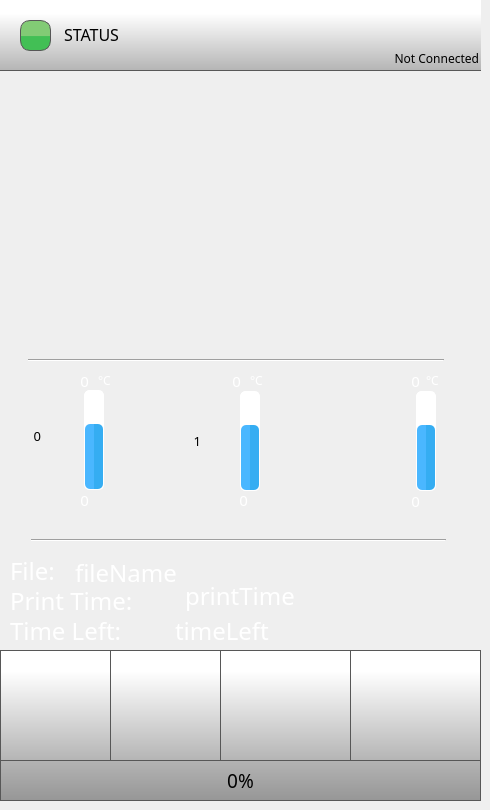
    <widget class="QWidget" name="homePage">
     <widget class="QPushButton" name="playPauseButton">
      <property name="geometry">
       <rect>
        <x>220</x>
        <y>650</y>
        <width>131</width>
        <height>111</height>
       </rect>
      </property>
      <property name="minimumSize">
       <size>
        <width>0</width>
        <height>0</height>
       </size>
      </property>
      <property name="font">
       <font>
        <family>Roboto</family>
       </font>
      </property>
      <property name="styleSheet">
       <string notr="true">QPushButton {
    border: 1px solid rgb(87, 87, 87);
	background-color: qlineargradient(spread:pad, x1:0, y1:1, x2:0, y2:0.188, stop:0 rgba(180, 180, 180, 255), stop:1 rgba(255, 255, 255, 255));
    
}

QPushButton:pressed {

    background-color: qlineargradient(x1: 0, y1: 0, x2: 0, y2: 1,
                                      stop: 0 #dadbde, stop: 1 #f6f7fa);
}

QPushButton:flat {
    border: none; /* no border for a flat push button */
}

QPushButton:default {
    border-color: navy; /* make the default button prominent */
}

QPushButton:focus {
	outline: none;
}</string>
      </property>
      <property name="text">
       <string/>
      </property>
      <property name="icon">
       <iconset>
        <normaloff>templates/img/play-button.png</normaloff>
        <normalon>templates/img/pause-button.png</normalon>templates/img/play-button.png</iconset>
      </property>
      <property name="iconSize">
       <size>
        <width>40</width>
        <height>40</height>
       </size>
      </property>
      <property name="checkable">
       <bool>true</bool>
      </property>
      <property name="checked">
       <bool>false</bool>
      </property>
      <property name="autoDefault">
       <bool>false</bool>
      </property>
      <property name="default">
       <bool>false</bool>
      </property>
      <property name="flat">
       <bool>false</bool>
      </property>
     </widget>
     <widget class="QPushButton" name="stopButton">
      <property name="geometry">
       <rect>
        <x>350</x>
        <y>650</y>
        <width>131</width>
        <height>111</height>
       </rect>
      </property>
      <property name="minimumSize">
       <size>
        <width>0</width>
        <height>0</height>
       </size>
      </property>
      <property name="font">
       <font>
        <family>Roboto</family>
       </font>
      </property>
      <property name="styleSheet">
       <string notr="true">QPushButton {
    border: 1px solid rgb(87, 87, 87);

	background-color: qlineargradient(spread:pad, x1:0, y1:1, x2:0, y2:0.188, stop:0 rgba(180, 180, 180, 255), stop:1 rgba(255, 255, 255, 255));
}

QPushButton:pressed {
    background-color: qlineargradient(x1: 0, y1: 0, x2: 0, y2: 1,
                                      stop: 0 #dadbde, stop: 1 #f6f7fa);
}

QPushButton:flat {
    border: none; /* no border for a flat push button */
}

QPushButton:default {
    border-color: navy; /* make the default button prominent */
}

QPushButton:focus {
	outline: none;
}</string>
      </property>
      <property name="text">
       <string/>
      </property>
      <property name="icon">
       <iconset>
        <normaloff>templates/img/video-player-stop-button.png</normaloff>templates/img/video-player-stop-button.png</iconset>
      </property>
      <property name="iconSize">
       <size>
        <width>30</width>
        <height>30</height>
       </size>
      </property>
     </widget>
     <widget class="QLabel" name="tool0Label">
      <property name="geometry">
       <rect>
        <x>30</x>
        <y>420</y>
        <width>35</width>
        <height>35</height>
       </rect>
      </property>
      <property name="font">
       <font>
        <family>Gotham Medium</family>
        <pointsize>14</pointsize>
        <weight>50</weight>
        <bold>false</bold>
        <underline>false</underline>
        <strikeout>false</strikeout>
       </font>
      </property>
      <property name="styleSheet">
       <string notr="true">
   color:  white;</string>
      </property>
      <property name="text">
       <string/>
      </property>
      <property name="pixmap">
       <pixmap>templates/img/Nozzle.png</pixmap>
      </property>
      <property name="scaledContents">
       <bool>true</bool>
      </property>
     </widget>
     <widget class="QLabel" name="FileNameLabel">
      <property name="geometry">
       <rect>
        <x>10</x>
        <y>560</y>
        <width>61</width>
        <height>21</height>
       </rect>
      </property>
      <property name="font">
       <font>
        <family>Gotham</family>
        <pointsize>18</pointsize>
        <weight>50</weight>
        <bold>false</bold>
       </font>
      </property>
      <property name="styleSheet">
       <string notr="true">color: rgb(255, 255, 255);</string>
      </property>
      <property name="text">
       <string>File:</string>
      </property>
     </widget>
     <widget class="QLabel" name="printTimeLabel">
      <property name="geometry">
       <rect>
        <x>10</x>
        <y>590</y>
        <width>171</width>
        <height>21</height>
       </rect>
      </property>
      <property name="font">
       <font>
        <family>Gotham</family>
        <pointsize>18</pointsize>
        <weight>50</weight>
        <bold>false</bold>
       </font>
      </property>
      <property name="styleSheet">
       <string notr="true">color: rgb(255, 255, 255);</string>
      </property>
      <property name="text">
       <string>Print Time:</string>
      </property>
     </widget>
     <widget class="QLabel" name="fileName">
      <property name="geometry">
       <rect>
        <x>75</x>
        <y>560</y>
        <width>401</width>
        <height>25</height>
       </rect>
      </property>
      <property name="font">
       <font>
        <family>Gotham</family>
        <pointsize>18</pointsize>
       </font>
      </property>
      <property name="styleSheet">
       <string notr="true">color: rgb(255, 255, 255);
background-color: rgba(255, 255, 255, 0);</string>
      </property>
      <property name="text">
       <string>fileName</string>
      </property>
      <property name="scaledContents">
       <bool>true</bool>
      </property>
      <property name="wordWrap">
       <bool>false</bool>
      </property>
     </widget>
     <widget class="QLabel" name="printTime">
      <property name="geometry">
       <rect>
        <x>185</x>
        <y>580</y>
        <width>281</width>
        <height>31</height>
       </rect>
      </property>
      <property name="font">
       <font>
        <family>Gotham</family>
        <pointsize>18</pointsize>
       </font>
      </property>
      <property name="styleSheet">
       <string notr="true">color: rgb(255, 255, 255);
background-color: rgba(255, 255, 255, 0);</string>
      </property>
      <property name="text">
       <string>printTime</string>
      </property>
     </widget>
     <widget class="QLabel" name="timeLeftLabel">
      <property name="geometry">
       <rect>
        <x>10</x>
        <y>620</y>
        <width>161</width>
        <height>21</height>
       </rect>
      </property>
      <property name="font">
       <font>
        <family>Gotham</family>
        <pointsize>18</pointsize>
        <weight>50</weight>
        <bold>false</bold>
       </font>
      </property>
      <property name="styleSheet">
       <string notr="true">color: rgb(255, 255, 255);</string>
      </property>
      <property name="text">
       <string>Time Left:</string>
      </property>
     </widget>
     <widget class="QProgressBar" name="bedTempBar">
      <property name="geometry">
       <rect>
        <x>416</x>
        <y>391</y>
        <width>20</width>
        <height>100</height>
       </rect>
      </property>
      <property name="styleSheet">
       <string notr="true">QProgressBar::chunk {
    border-radius: 5px;
	background-color: qlineargradient(spread:pad, x1:0.517, y1:0, x2:0.522, y2:0, stop:0.0336134 rgba(74, 183, 255, 255), stop:1 rgba(53, 173, 242, 255));
}

QProgressBar {
    border: 1px solid white;
    border-radius: 5px;
}
</string>
      </property>
      <property name="maximum">
       <number>300</number>
      </property>
      <property name="value">
       <number>200</number>
      </property>
      <property name="alignment">
       <set>Qt::AlignCenter</set>
      </property>
      <property name="textVisible">
       <bool>false</bool>
      </property>
      <property name="orientation">
       <enum>Qt::Vertical</enum>
      </property>
      <property name="format">
       <string>%v</string>
      </property>
     </widget>
     <widget class="QLabel" name="bedLabel">
      <property name="geometry">
       <rect>
        <x>360</x>
        <y>410</y>
        <width>55</width>
        <height>55</height>
       </rect>
      </property>
      <property name="font">
       <font>
        <family>Gotham Medium</family>
        <pointsize>14</pointsize>
        <weight>50</weight>
        <bold>false</bold>
        <underline>false</underline>
        <strikeout>false</strikeout>
       </font>
      </property>
      <property name="styleSheet">
       <string notr="true">
   color:  white;
background-color: rgba(255, 255, 255, 0);</string>
      </property>
      <property name="text">
       <string/>
      </property>
      <property name="pixmap">
       <pixmap>templates/img/bed.png</pixmap>
      </property>
      <property name="scaledContents">
       <bool>true</bool>
      </property>
     </widget>
     <widget class="QLabel" name="tool0TargetTemperature">
      <property name="geometry">
       <rect>
        <x>48</x>
        <y>370</y>
        <width>41</width>
        <height>21</height>
       </rect>
      </property>
      <property name="font">
       <font>
        <family>Gotham</family>
        <pointsize>11</pointsize>
        <weight>50</weight>
        <bold>false</bold>
        <underline>false</underline>
        <strikeout>false</strikeout>
       </font>
      </property>
      <property name="styleSheet">
       <string notr="true">
   color:  white;
background-color: rgba(255, 255, 255, 0);</string>
      </property>
      <property name="text">
       <string>0</string>
      </property>
      <property name="alignment">
       <set>Qt::AlignRight|Qt::AlignTrailing|Qt::AlignVCenter</set>
      </property>
     </widget>
     <widget class="QProgressBar" name="tool0TempBar">
      <property name="geometry">
       <rect>
        <x>84</x>
        <y>390</y>
        <width>20</width>
        <height>100</height>
       </rect>
      </property>
      <property name="styleSheet">
       <string notr="true">QProgressBar::chunk {
    border-radius: 5px;
	background-color: qlineargradient(spread:pad, x1:0.517, y1:0, x2:0.522, y2:0, stop:0.0336134 rgba(74, 183, 255, 255), stop:1 rgba(53, 173, 242, 255));
}

QProgressBar {
    border: 1px solid white;
    border-radius: 5px;
}
</string>
      </property>
      <property name="maximum">
       <number>300</number>
      </property>
      <property name="value">
       <number>200</number>
      </property>
      <property name="alignment">
       <set>Qt::AlignCenter</set>
      </property>
      <property name="textVisible">
       <bool>false</bool>
      </property>
      <property name="orientation">
       <enum>Qt::Vertical</enum>
      </property>
      <property name="format">
       <string>%v</string>
      </property>
     </widget>
     <widget class="QLabel" name="tool0ActualTemperature">
      <property name="geometry">
       <rect>
        <x>40</x>
        <y>490</y>
        <width>49</width>
        <height>20</height>
       </rect>
      </property>
      <property name="font">
       <font>
        <family>Gotham</family>
        <pointsize>11</pointsize>
        <weight>50</weight>
        <bold>false</bold>
        <underline>false</underline>
        <strikeout>false</strikeout>
       </font>
      </property>
      <property name="styleSheet">
       <string notr="true">
   color:  white;
background-color: rgba(0, 0, 0, 0);</string>
      </property>
      <property name="text">
       <string>0</string>
      </property>
      <property name="alignment">
       <set>Qt::AlignRight|Qt::AlignTrailing|Qt::AlignVCenter</set>
      </property>
     </widget>
     <widget class="QLabel" name="bedActualTemperatute">
      <property name="geometry">
       <rect>
        <x>373</x>
        <y>490</y>
        <width>47</width>
        <height>21</height>
       </rect>
      </property>
      <property name="font">
       <font>
        <family>Gotham</family>
        <pointsize>11</pointsize>
        <weight>50</weight>
        <bold>false</bold>
        <underline>false</underline>
        <strikeout>false</strikeout>
       </font>
      </property>
      <property name="styleSheet">
       <string notr="true">
   color:  white;
background-color: rgba(0, 0, 0, 0);</string>
      </property>
      <property name="text">
       <string>0</string>
      </property>
      <property name="alignment">
       <set>Qt::AlignRight|Qt::AlignTrailing|Qt::AlignVCenter</set>
      </property>
     </widget>
     <widget class="QLabel" name="bedTargetTemperature">
      <property name="geometry">
       <rect>
        <x>379</x>
        <y>370</y>
        <width>41</width>
        <height>21</height>
       </rect>
      </property>
      <property name="font">
       <font>
        <family>Gotham</family>
        <pointsize>11</pointsize>
        <weight>50</weight>
        <bold>false</bold>
        <underline>false</underline>
        <strikeout>false</strikeout>
       </font>
      </property>
      <property name="styleSheet">
       <string notr="true">
   color:  white;
background-color: rgba(255, 255, 255, 0);</string>
      </property>
      <property name="text">
       <string>0</string>
      </property>
      <property name="alignment">
       <set>Qt::AlignRight|Qt::AlignTrailing|Qt::AlignVCenter</set>
      </property>
     </widget>
     <widget class="QPushButton" name="menuButton">
      <property name="geometry">
       <rect>
        <x>0</x>
        <y>650</y>
        <width>111</width>
        <height>111</height>
       </rect>
      </property>
      <property name="minimumSize">
       <size>
        <width>0</width>
        <height>0</height>
       </size>
      </property>
      <property name="font">
       <font>
        <family>Gotham Light</family>
        <pointsize>13</pointsize>
       </font>
      </property>
      <property name="styleSheet">
       <string notr="true">QPushButton {
     border: 1px solid rgb(87, 87, 87);
	background-color: qlineargradient(spread:pad, x1:0, y1:1, x2:0, y2:0.188, stop:0 rgba(180, 180, 180, 255), stop:1 rgba(255, 255, 255, 255));
    

}

QPushButton:pressed {

    background-color: qlineargradient(x1: 0, y1: 0, x2: 0, y2: 1,
                                      stop: 0 #dadbde, stop: 1 #f6f7fa);
}

QPushButton:flat {
    border: none; /* no border for a flat push button */
}

QPushButton:default {
    border-color: navy; /* make the default button prominent */
}

QPushButton:focus {
	outline: none;
}</string>
      </property>
      <property name="text">
       <string/>
      </property>
      <property name="icon">
       <iconset>
        <normaloff>templates/img/menu.png</normaloff>templates/img/menu.png</iconset>
      </property>
      <property name="iconSize">
       <size>
        <width>60</width>
        <height>60</height>
       </size>
      </property>
      <property name="checkable">
       <bool>false</bool>
      </property>
      <property name="autoDefault">
       <bool>false</bool>
      </property>
      <property name="default">
       <bool>false</bool>
      </property>
      <property name="flat">
       <bool>false</bool>
      </property>
     </widget>
     <widget class="QProgressBar" name="printProgressBar">
      <property name="geometry">
       <rect>
        <x>0</x>
        <y>760</y>
        <width>481</width>
        <height>41</height>
       </rect>
      </property>
      <property name="font">
       <font>
        <family>Gotham</family>
        <pointsize>14</pointsize>
        <weight>50</weight>
        <italic>false</italic>
        <bold>false</bold>
        <stylestrategy>PreferAntialias</stylestrategy>
       </font>
      </property>
      <property name="styleSheet">
       <string notr="true">QProgressBar::chunk {

	background-color: qlineargradient(spread:pad, x1:0, y1:0.523, x2:0, y2:0.534, stop:0 rgba(130, 203, 117, 255), stop:1 rgba(66, 191, 85, 255));
border: 1px solid green;
}

QProgressBar {
    border: 1px solid rgb(87, 87, 87);
 /*  border-bottom-left-radius: 10px;
 border-bottom-right-radius: 10px;*/
	background-color: qlineargradient(spread:pad, x1:0, y1:1, x2:0, y2:0, stop:0 rgba(150, 150, 150, 255), stop:1 rgba(180, 180, 180, 255));
}
</string>
      </property>
      <property name="maximum">
       <number>100</number>
      </property>
      <property name="value">
       <number>0</number>
      </property>
      <property name="alignment">
       <set>Qt::AlignCenter</set>
      </property>
      <property name="textVisible">
       <bool>true</bool>
      </property>
      <property name="orientation">
       <enum>Qt::Horizontal</enum>
      </property>
      <property name="format">
       <string>%p%</string>
      </property>
     </widget>
     <widget class="QLabel" name="timeLeft">
      <property name="geometry">
       <rect>
        <x>175</x>
        <y>620</y>
        <width>281</width>
        <height>21</height>
       </rect>
      </property>
      <property name="font">
       <font>
        <family>Gotham</family>
        <pointsize>18</pointsize>
       </font>
      </property>
      <property name="styleSheet">
       <string notr="true">color: rgb(255, 255, 255);
background-color: rgba(255, 255, 255, 0);</string>
      </property>
      <property name="text">
       <string>timeLeft</string>
      </property>
      <property name="wordWrap">
       <bool>false</bool>
      </property>
     </widget>
     <widget class="QLabel" name="printerStatus">
      <property name="geometry">
       <rect>
        <x>64</x>
        <y>4</y>
        <width>376</width>
        <height>61</height>
       </rect>
      </property>
      <property name="font">
       <font>
        <family>Gotham</family>
        <pointsize>12</pointsize>
        <weight>50</weight>
        <bold>false</bold>
        <underline>false</underline>
        <strikeout>false</strikeout>
       </font>
      </property>
      <property name="styleSheet">
       <string notr="true">
background-color: rgba(255, 255, 255, 0);</string>
      </property>
      <property name="text">
       <string>STATUS</string>
      </property>
      <property name="scaledContents">
       <bool>true</bool>
      </property>
      <property name="alignment">
       <set>Qt::AlignLeading|Qt::AlignLeft|Qt::AlignVCenter</set>
      </property>
      <property name="wordWrap">
       <bool>true</bool>
      </property>
     </widget>
     <widget class="QPushButton" name="controlButton">
      <property name="geometry">
       <rect>
        <x>110</x>
        <y>650</y>
        <width>111</width>
        <height>111</height>
       </rect>
      </property>
      <property name="minimumSize">
       <size>
        <width>0</width>
        <height>0</height>
       </size>
      </property>
      <property name="font">
       <font>
        <family>Gotham Light</family>
        <pointsize>13</pointsize>
       </font>
      </property>
      <property name="styleSheet">
       <string notr="true">QPushButton {
     border: 1px solid rgb(87, 87, 87);

	background-color: qlineargradient(spread:pad, x1:0, y1:1, x2:0, y2:0.188, stop:0 rgba(180, 180, 180, 255), stop:1 rgba(255, 255, 255, 255));
}

QPushButton:pressed {
    background-color: qlineargradient(x1: 0, y1: 0, x2: 0, y2: 1,
                                      stop: 0 #dadbde, stop: 1 #f6f7fa);
}

QPushButton:flat {
    border: none; /* no border for a flat push button */
}

QPushButton:default {
    border-color: navy; /* make the default button prominent */
}

QPushButton:focus {
	outline: none;
}</string>
      </property>
      <property name="text">
       <string/>
      </property>
      <property name="icon">
       <iconset>
        <normaloff>templates/img/settings-1.png</normaloff>templates/img/settings-1.png</iconset>
      </property>
      <property name="iconSize">
       <size>
        <width>60</width>
        <height>60</height>
       </size>
      </property>
      <property name="checkable">
       <bool>false</bool>
      </property>
      <property name="autoDefault">
       <bool>false</bool>
      </property>
      <property name="default">
       <bool>false</bool>
      </property>
      <property name="flat">
       <bool>false</bool>
      </property>
     </widget>
     <widget class="QLabel" name="printerStatusColour">
      <property name="geometry">
       <rect>
        <x>20</x>
        <y>20</y>
        <width>31</width>
        <height>31</height>
       </rect>
      </property>
      <property name="font">
       <font>
        <family>Gotham</family>
        <pointsize>10</pointsize>
        <weight>50</weight>
        <bold>false</bold>
        <underline>false</underline>
        <strikeout>false</strikeout>
       </font>
      </property>
      <property name="styleSheet">
       <string notr="true">     border: 1px solid rgb(87, 87, 87);
	border-radius: 10px;
	background-color: qlineargradient(spread:pad, x1:0, y1:0.523, x2:0, y2:0.534, stop:0 rgba(130, 203, 117, 255), stop:1 rgba(66, 191, 85, 255));</string>
      </property>
      <property name="text">
       <string/>
      </property>
      <property name="alignment">
       <set>Qt::AlignCenter</set>
      </property>
     </widget>
     <widget class="QLabel" name="celciusLabel">
      <property name="geometry">
       <rect>
        <x>426</x>
        <y>370</y>
        <width>19</width>
        <height>21</height>
       </rect>
      </property>
      <property name="font">
       <font>
        <family>Gotham Medium</family>
        <pointsize>9</pointsize>
        <weight>50</weight>
        <bold>false</bold>
        <underline>false</underline>
        <strikeout>false</strikeout>
       </font>
      </property>
      <property name="styleSheet">
       <string notr="true">
   color:  white;
background-color: rgba(255, 255, 255, 0);</string>
      </property>
      <property name="text">
       <string>°C</string>
      </property>
     </widget>
     <widget class="QLabel" name="tool1TargetTemperature">
      <property name="geometry">
       <rect>
        <x>200</x>
        <y>370</y>
        <width>41</width>
        <height>21</height>
       </rect>
      </property>
      <property name="font">
       <font>
        <family>Gotham</family>
        <pointsize>11</pointsize>
        <weight>50</weight>
        <bold>false</bold>
        <underline>false</underline>
        <strikeout>false</strikeout>
       </font>
      </property>
      <property name="styleSheet">
       <string notr="true">
   color:  white;
background-color: rgba(255, 255, 255, 0);</string>
      </property>
      <property name="text">
       <string>0</string>
      </property>
      <property name="alignment">
       <set>Qt::AlignRight|Qt::AlignTrailing|Qt::AlignVCenter</set>
      </property>
     </widget>
     <widget class="QLabel" name="tool1Label">
      <property name="geometry">
       <rect>
        <x>190</x>
        <y>424</y>
        <width>35</width>
        <height>35</height>
       </rect>
      </property>
      <property name="font">
       <font>
        <family>Gotham Medium</family>
        <pointsize>14</pointsize>
        <weight>50</weight>
        <bold>false</bold>
        <underline>false</underline>
        <strikeout>false</strikeout>
       </font>
      </property>
      <property name="styleSheet">
       <string notr="true">
   color:  white;</string>
      </property>
      <property name="text">
       <string/>
      </property>
      <property name="pixmap">
       <pixmap>templates/img/Nozzle.png</pixmap>
      </property>
      <property name="scaledContents">
       <bool>true</bool>
      </property>
     </widget>
     <widget class="QProgressBar" name="tool1TempBar">
      <property name="geometry">
       <rect>
        <x>240</x>
        <y>391</y>
        <width>20</width>
        <height>100</height>
       </rect>
      </property>
      <property name="styleSheet">
       <string notr="true">QProgressBar::chunk {
    border-radius: 5px;
	background-color: qlineargradient(spread:pad, x1:0.517, y1:0, x2:0.522, y2:0, stop:0.0336134 rgba(74, 183, 255, 255), stop:1 rgba(53, 173, 242, 255));
}

QProgressBar {
    border: 1px solid white;
    border-radius: 5px;
}
</string>
      </property>
      <property name="maximum">
       <number>300</number>
      </property>
      <property name="value">
       <number>200</number>
      </property>
      <property name="alignment">
       <set>Qt::AlignCenter</set>
      </property>
      <property name="textVisible">
       <bool>false</bool>
      </property>
      <property name="orientation">
       <enum>Qt::Vertical</enum>
      </property>
      <property name="format">
       <string>%v</string>
      </property>
     </widget>
     <widget class="QLabel" name="tool1ActualTemperature">
      <property name="geometry">
       <rect>
        <x>190</x>
        <y>490</y>
        <width>58</width>
        <height>20</height>
       </rect>
      </property>
      <property name="font">
       <font>
        <family>Gotham</family>
        <pointsize>11</pointsize>
        <weight>50</weight>
        <bold>false</bold>
        <underline>false</underline>
        <strikeout>false</strikeout>
       </font>
      </property>
      <property name="styleSheet">
       <string notr="true">
   color:  white;
background-color: rgba(0, 0, 0, 0);</string>
      </property>
      <property name="text">
       <string>0</string>
      </property>
      <property name="alignment">
       <set>Qt::AlignRight|Qt::AlignTrailing|Qt::AlignVCenter</set>
      </property>
     </widget>
     <widget class="QLabel" name="statusBar">
      <property name="geometry">
       <rect>
        <x>0</x>
        <y>0</y>
        <width>481</width>
        <height>71</height>
       </rect>
      </property>
      <property name="font">
       <font>
        <family>Gotham Medium</family>
        <pointsize>14</pointsize>
       </font>
      </property>
      <property name="styleSheet">
       <string notr="true">     border-bottom: 1px solid rgb(87, 87, 87);
	background-color: qlineargradient(spread:pad, x1:0, y1:1, x2:0, y2:0.188, stop:0 rgba(180, 180, 180, 255), stop:1 rgba(255, 255, 255, 255));</string>
      </property>
      <property name="frameShape">
       <enum>QFrame::NoFrame</enum>
      </property>
      <property name="frameShadow">
       <enum>QFrame::Raised</enum>
      </property>
      <property name="text">
       <string/>
      </property>
     </widget>
     <widget class="QLabel" name="printPreviewMain">
      <property name="geometry">
       <rect>
        <x>100</x>
        <y>70</y>
        <width>281</width>
        <height>271</height>
       </rect>
      </property>
      <property name="styleSheet">
       <string notr="true">background-color: rgba(255, 255, 255, 0);</string>
      </property>
      <property name="text">
       <string/>
      </property>
      <property name="pixmap">
       <pixmap>templates/img/thumbnail.png</pixmap>
      </property>
      <property name="scaledContents">
       <bool>true</bool>
      </property>
     </widget>
     <widget class="QLabel" name="celciusLabel_2">
      <property name="geometry">
       <rect>
        <x>250</x>
        <y>370</y>
        <width>22</width>
        <height>21</height>
       </rect>
      </property>
      <property name="font">
       <font>
        <family>Gotham Medium</family>
        <pointsize>9</pointsize>
        <weight>50</weight>
        <bold>false</bold>
        <underline>false</underline>
        <strikeout>false</strikeout>
       </font>
      </property>
      <property name="styleSheet">
       <string notr="true">
   color:  white;
background-color: rgba(255, 255, 255, 0);</string>
      </property>
      <property name="text">
       <string>°C</string>
      </property>
     </widget>
     <widget class="QLabel" name="celciusLabel_3">
      <property name="geometry">
       <rect>
        <x>98</x>
        <y>370</y>
        <width>23</width>
        <height>21</height>
       </rect>
      </property>
      <property name="font">
       <font>
        <family>Gotham Medium</family>
        <pointsize>9</pointsize>
        <weight>50</weight>
        <bold>false</bold>
        <underline>false</underline>
        <strikeout>false</strikeout>
       </font>
      </property>
      <property name="styleSheet">
       <string notr="true">
   color:  white;
background-color: rgba(255, 255, 255, 0);</string>
      </property>
      <property name="text">
       <string>°C</string>
      </property>
     </widget>
     <widget class="QLabel" name="tool0TargetTemperature_2">
      <property name="geometry">
       <rect>
        <x>-10</x>
        <y>426</y>
        <width>51</width>
        <height>20</height>
       </rect>
      </property>
      <property name="font">
       <font>
        <family>Gotham</family>
        <pointsize>10</pointsize>
        <weight>50</weight>
        <bold>false</bold>
        <underline>false</underline>
        <strikeout>false</strikeout>
       </font>
      </property>
      <property name="styleSheet">
       <string notr="true">
   color:  black;
background-color: rgba(255, 255, 255, 0);</string>
      </property>
      <property name="text">
       <string>0</string>
      </property>
      <property name="alignment">
       <set>Qt::AlignRight|Qt::AlignTrailing|Qt::AlignVCenter</set>
      </property>
     </widget>
     <widget class="QLabel" name="tool0TargetTemperature_3">
      <property name="geometry">
       <rect>
        <x>160</x>
        <y>430</y>
        <width>41</width>
        <height>21</height>
       </rect>
      </property>
      <property name="font">
       <font>
        <family>Gotham</family>
        <pointsize>10</pointsize>
        <weight>50</weight>
        <bold>false</bold>
        <underline>false</underline>
        <strikeout>false</strikeout>
       </font>
      </property>
      <property name="styleSheet">
       <string notr="true">
   color:  black;
background-color: rgba(255, 255, 255, 0);</string>
      </property>
      <property name="text">
       <string>1</string>
      </property>
      <property name="alignment">
       <set>Qt::AlignRight|Qt::AlignTrailing|Qt::AlignVCenter</set>
      </property>
     </widget>
     <widget class="Line" name="line_8">
      <property name="geometry">
       <rect>
        <x>28</x>
        <y>350</y>
        <width>416</width>
        <height>20</height>
       </rect>
      </property>
      <property name="orientation">
       <enum>Qt::Horizontal</enum>
      </property>
     </widget>
     <widget class="Line" name="line_9">
      <property name="geometry">
       <rect>
        <x>31</x>
        <y>530</y>
        <width>415</width>
        <height>20</height>
       </rect>
      </property>
      <property name="orientation">
       <enum>Qt::Horizontal</enum>
      </property>
     </widget>
     <widget class="QLabel" name="ipStatus">
      <property name="geometry">
       <rect>
        <x>348</x>
        <y>50</y>
        <width>131</width>
        <height>20</height>
       </rect>
      </property>
      <property name="font">
       <font>
        <family>Gotham</family>
        <pointsize>9</pointsize>
        <weight>50</weight>
        <bold>false</bold>
        <underline>false</underline>
        <strikeout>false</strikeout>
       </font>
      </property>
      <property name="styleSheet">
       <string notr="true">
background-color: rgba(255, 255, 255, 0);</string>
      </property>
      <property name="text">
       <string>Not Connected</string>
      </property>
      <property name="scaledContents">
       <bool>true</bool>
      </property>
      <property name="alignment">
       <set>Qt::AlignRight|Qt::AlignTop|Qt::AlignTrailing</set>
      </property>
      <property name="wordWrap">
       <bool>true</bool>
      </property>
     </widget>
     <zorder>timeLeftLabel</zorder>
     <zorder>printPreviewMain</zorder>
     <zorder>statusBar</zorder>
     <zorder>playPauseButton</zorder>
     <zorder>stopButton</zorder>
     <zorder>tool0Label</zorder>
     <zorder>FileNameLabel</zorder>
     <zorder>printTimeLabel</zorder>
     <zorder>printTime</zorder>
     <zorder>bedTempBar</zorder>
     <zorder>bedLabel</zorder>
     <zorder>tool0TempBar</zorder>
     <zorder>tool0ActualTemperature</zorder>
     <zorder>tool0TargetTemperature</zorder>
     <zorder>bedActualTemperatute</zorder>
     <zorder>bedTargetTemperature</zorder>
     <zorder>menuButton</zorder>
     <zorder>timeLeft</zorder>
     <zorder>controlButton</zorder>
     <zorder>printProgressBar</zorder>
     <zorder>printerStatus</zorder>
     <zorder>printerStatusColour</zorder>
     <zorder>celciusLabel</zorder>
     <zorder>tool1TargetTemperature</zorder>
     <zorder>tool1Label</zorder>
     <zorder>tool1TempBar</zorder>
     <zorder>tool1ActualTemperature</zorder>
     <zorder>fileName</zorder>
     <zorder>celciusLabel_2</zorder>
     <zorder>celciusLabel_3</zorder>
     <zorder>tool0TargetTemperature_2</zorder>
     <zorder>tool0TargetTemperature_3</zorder>
     <zorder>line_8</zorder>
     <zorder>line_9</zorder>
     <zorder>ipStatus</zorder>
    </widget>
